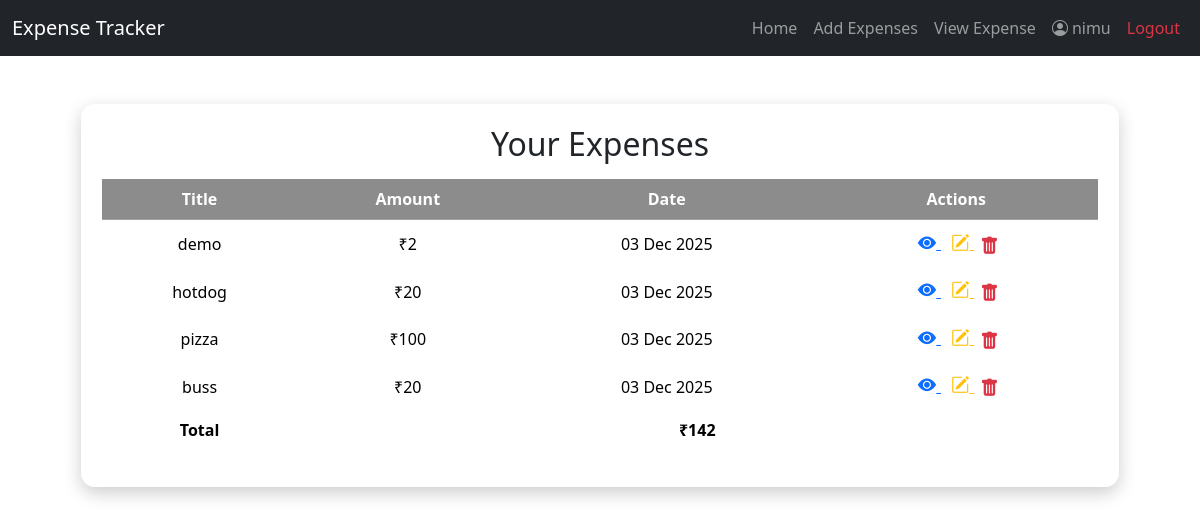
Screenshot of /home/ (signed in) with the database file from the repository.
### myapp/models.py (models this page shows, shortened)
class Expense(models.Model):
    title=models.CharField(max_length=200)
    amount=models.PositiveIntegerField()
    CATEGORY_CHOICES=(
        ("food","FOOD"),
        ("housing","Housing"),
        ("Travel","Travel"),
        ("Others","Others")
    )
    category=models.CharField(max_length=100,choices=CATEGORY_CHOICES,default="Others")
    created_at=models.DateTimeField(auto_now_add=True)
    owner=models.ForeignKey(User,on_delete=models.CASCADE)
    bill_image = models.ImageField(upload_to='bills/', null=True, blank=True)

### myapp/views.py (the view)
# urls.py: path('home/',HomeView.as_view(),name="home"),
class HomeView(LoginRequiredMixin,View):
    login_url = 'signin'
    redirect_field_name = 'next'
    def get(self,request,*args,**kwargs):
        expenses = Expense.objects.filter(owner=request.user).order_by('-created_at')
        total_amount = expenses.aggregate(Sum('amount'))['amount__sum'] or 0
        return render(request, "home.html", {
            "expenses": expenses,
            "total_amount": total_amount
        })

### templates/home.html (shortened to what this page needs)
{% extends 'base.html' %}
{% block main_block %}
<div class="container mt-5 text-center">
    <div class="glass-box mx-auto">
        <h2 class="mb-3">Your Expenses</h2>
        <div class="table-wrapper">
            <table class="table table-hover table-borderless table-transparent align-middle text-center">
                <thead>
                    <tr>
                        <th>Title</th>
                        <th>Amount</th>
                        <th>Date</th>
                        <th>Actions</th>
                    </tr>
                </thead>
                <tbody>
                    {% for expense in expenses %}
                        <tr>
                            <td>{{ expense.title }}</td>
                            <td>₹{{ expense.amount }}</td>
                            <td>{{ expense.created_at|date:"d M Y" }}</td>
<td class="action-icons">
    <a href="{% url 'expensedetail' expense.id %}" class="text-primary" title="View">
        <i class="bi bi-eye-fill"></i>
    </a>
    <a href="{% url 'editexpense' expense.id %}" class="text-warning" title="Edit">
        <i class="bi bi-pencil-square"></i>
    </a>
    <form method="post" action="{% url 'deleteexpense' expense.id %}" style="display:inline;">
        <button type="submit"
                onclick="return confirm('Are you sure you want to delete this expense?');"
                title="Delete"
                class="btn btn-link text-danger p-0 m-0"
                style="font-size: 1.15rem;">
            <i class="bi bi-trash-fill"></i>
        </button>
    </form>
</td>
                        </tr>
                    {% empty %}
                        <tr>
                            <td colspan="5" class="text-muted">No expenses found.</td>
                        </tr>
                    {% endfor %}
                </tbody>
                <tfoot>
                    <tr style="background: rgba(255,255,255,0.08);">
                        <th>Total</th>
                        <th colspan="4">₹{{ total_amount }}</th>
                    </tr>
                </tfoot>
            </table>
        </div>
    </div>
</div>
{% endblock %}

### templates/base.html (shortened to what this page needs)
<!DOCTYPE html>
<html lang="en">
<head>
    <link href="https://cdn.jsdelivr.net/npm/bootstrap@5.3.8/dist/css/bootstrap.min.css" rel="stylesheet">
    <link rel="stylesheet" href="https://cdn.jsdelivr.net/npm/bootstrap-icons@1.11.1/font/bootstrap-icons.css">
    <link href="https://cdn.jsdelivr.net/npm/bootstrap@5.3.2/dist/css/bootstrap.min.css" rel="stylesheet">
<link rel="stylesheet" href="https://cdn.jsdelivr.net/npm/bootstrap-icons@1.11.1/font/bootstrap-icons.css">
</head>
<body>
<nav class="navbar navbar-expand-lg navbar-dark bg-dark">
  <div class="container-fluid">
    <a class="navbar-brand" href="#">Expense Tracker</a>
    <div class="collapse navbar-collapse" id="navbarNav">
      <ul class="navbar-nav ms-auto">
        <li class="nav-item">
          <a class="nav-link " href="{% url 'index' %}">Home</a>
        </li>
        <li class="nav-item">
          <a class="nav-link" href="{% url 'addexpense' %}">Add Expenses</a>
        </li>
         <li class="nav-item">
          <a class="nav-link " href="{% url 'home' %}">View Expense</a>
        </li>
        {% if request.user.is_authenticated %}
        <li class="nav-item">
          <a class="nav-link d-flex align-items-center gap-1" href="#">
            <i class="bi bi-person-circle"></i>
            {{ request.user.username }}
          </a>
        </li>
        <li class="nav-item">
          <a class="nav-link text-danger" href="{% url 'signout' %}">
            Logout
          </a>
        </li>
        {% endif %}
      </ul>
    </div>
  </div>
</nav>
<div class="container mt-4">
  {% block main_block %}
  {% endblock %}
</div>
</body>
</html>

### templates/home.html (style rules this page uses)
.glass-box { background: rgba(255,255,255,0.06); border: 1px solid rgba(255,255,255,0.15); backdrop-filter: blur(6px) saturate(160%); -webkit-backdrop-filter: blur(6px) saturate(160%); border-radius: 14px; padding: 20px; box-shadow: 0 6px 18px rgba(0,0,0,0.20); width: 95%; }
.table-transparent thead th { background: rgba(0,0,0,0.45) !important; color: #fff; border-bottom: 1px solid rgba(255,255,255,0.2); }
.table-transparent tbody td { background: transparent !important; border-color: rgba(255,255,255,0.15); }
.table-wrapper { max-height: 55vh; overflow-y: auto; }
.action-icons a { font-size: 1.15rem; margin: 0 5px; }

### rows the page displays
Expense: title "demo", amount "2", created_at "03 Dec 2025"
Expense: title "hotdog", amount "20", created_at "03 Dec 2025"
Expense: title "pizza", amount "100", created_at "03 Dec 2025"
Expense: title "buss", amount "20", created_at "03 Dec 2025"

### other values shown
{{ request.user.username }} "nimu"
{{ total_amount }} "142"
